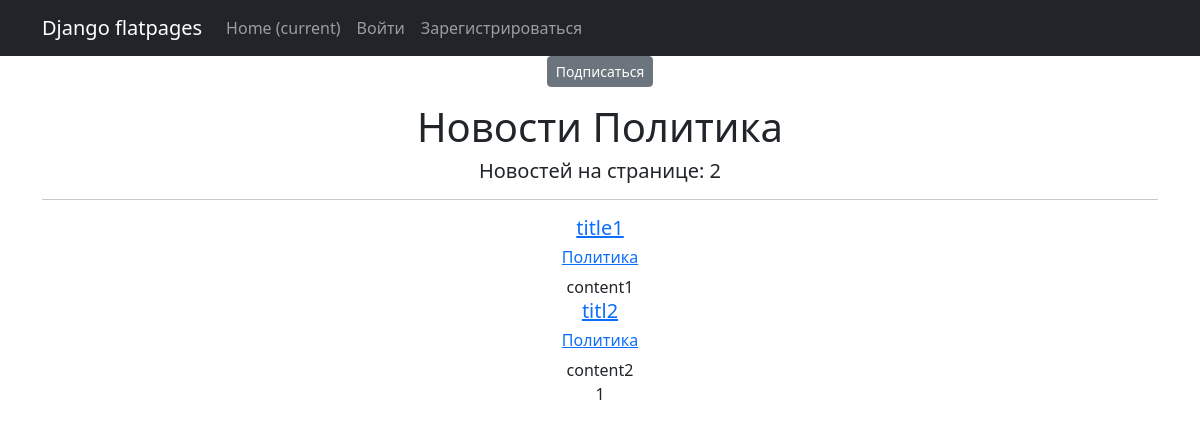
Page /categories/1 on the earlier database version.
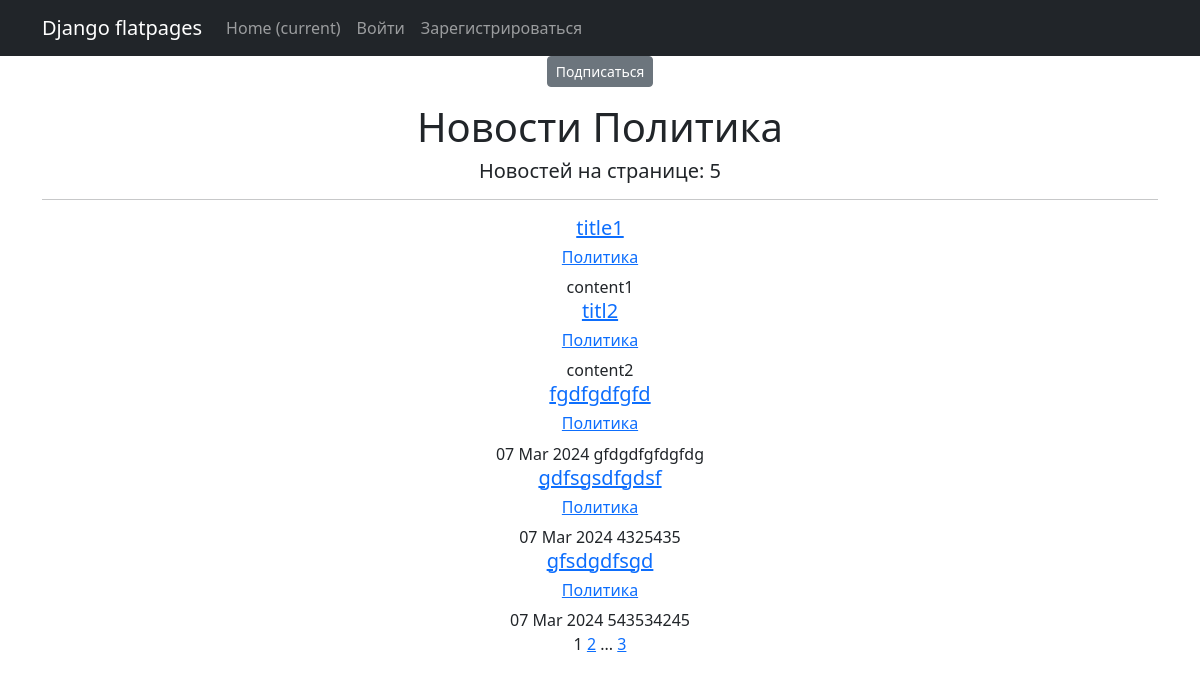
Same page on the later database version.
### simpleapp/models.py (models this page shows, shortened)
class Category(models.Model):
    category_name = models.CharField(unique=True, max_length=100)
    subscribers = models.ManyToManyField(User, blank=True)
    def __str__(self):
        return self.category_name

class Post(models.Model):
    article = 'AR'
    news = 'NE'
    POSITIONS = [
        (news, 'Новость'),
        (article, 'Статья')
    ]
    author = models.ForeignKey(Author, on_delete=models.CASCADE)
    choice = models.CharField(max_length=2, choices=POSITIONS, default=news)
    time_create = models.DateTimeField(auto_now_add=True)
    title = models.CharField(max_length=150)
    content = models.TextField()
    post_rating = models.IntegerField(default=0)
    category = models.ManyToManyField('Category', through='PostCategory', verbose_name='Категории')

### simpleapp/views.py (the view)
# urls.py: path('categories/<int:pk>', CategoryListView.as_view(), name='category_list'),
class CategoryListView(NewsList):
    model = Post
    template_name = 'news/category_list.html'
    context_object_name = 'category_news_list'
    def get_queryset(self):
        self.category = get_object_or_404(Category, id=self.kwargs['pk'])
        queryset = Post.objects.filter(category=self.category)
        return queryset
    def get_context_data(self, **kwargs):
        context = super().get_context_data(**kwargs)
        context['is_not_subscriber'] = self.request.user not in self.category.subscribers.all()
        context['category'] = self.category
        return context

### simpleapp/views.py (called while the page is built)
    def get_context_data(self, **kwargs):
        context = super().get_context_data(**kwargs)
        context['is_not_authors'] = not self.request.user.groups.filter(name='authors').exists()
        return context

### templates/news/category_list.html (shortened to what this page needs)
{% extends 'flatpages/default.html' %}
{% load custom_filters %}
{% block content %}
    {% if is_not_subscriber %}
        <p class="text-center"><a href="{% url 'subscribe' category.id %}" class="btn btn-secondary btn-sm">Подписаться</a></p>
    {% endif %}
    <h1>Новости {{ category }}</h1>
    <h5>Новостей на странице: {{ category_news_list|length }}</h5>
    <hr>
    {% if category_news_list %}
        {% for post in category_news_list %}
            <h5><a href="http://127.0.0.1:8000/news/{{ post.id }}">{{ post.title }}</a></h5>
            <h6><a href="{% url 'category_list' category.id %}">{{ category }}</a></h6>
            {{ post.time_create|date:'d M Y' }}
            {{ post.content|truncatewords:20 }}
        {% endfor %}
        <br>
    {% else %}
        <h2>Новостей пока нет!</h2>
    {% endif %}
    {{ page_obj.number }}
   {% if page_obj.has_next %}
       <a href="?page={{ page_obj.next_page_number }}">{{ page_obj.next_page_number }}</a>
       {% if paginator.num_pages != page_obj.next_page_number %}
           ...
           <a href="?page={{ page_obj.paginator.num_pages }}">{{ page_obj.paginator.num_pages }}</a>
       {% endif %}
   {% endif %}
{% endblock content %}

### templates/flatpages/default.html (shortened to what this page needs)
<!DOCTYPE html>
<html lang="en">
    <head>
        {% load static %}
        <link href="{% static 'css/styles.css' %}" rel="stylesheet" />
    </head>
    <body>
        <nav class="navbar navbar-expand-lg navbar-dark bg-dark static-top">
          <div class="container">
              <a class="navbar-brand" href="#">Django flatpages</a>
              <div class="collapse navbar-collapse" id="navbarResponsive">
                  <ul class="navbar-nav ml-auto">
                      <li class="nav-item active">
                          <a class="nav-link" href="/">Home
                              <span class="sr-only">(current)</span>
                          </a>
                      </li>
                  </ul>
                  {% if not user.is_authenticated %}
                  <ul class="navbar-nav ml-auto">
                      <li class="nav-item active">
                          <a class="nav-link" href="/sign/login">Войти</a>
                      </li>
                      <li class="nav-item active">
                          <a class="nav-link" href="/accounts/signup/">Зарегистрироваться</a>
                      </li>
                  </ul>
                  {% endif %}
              </div>
          </div>
        </nav>
        <div class="container">
            <div class="row">
                <div class="col-lg-12 text-center">
                    {% block content %}{% endblock content %}
                </div>
            </div>
        </div>
    </body>
</html>

Differences in the rows shown:
added Post: title "fgdfgdfgfd", {{ category }} "Политика", time_create "07 Mar 2024", content "gfdgdfgfdgfdg"
added Post: title "gdfsgsdfgdsf", {{ category }} "Политика", time_create "07 Mar 2024", content "4325435"
added Post: title "gfsdgdfsgd", {{ category }} "Политика", time_create "07 Mar 2024", content "543534245"
Other differences:
{{ category_news_list|length }}: "2" → "5"
{{ page_obj.next_page_number }}: (not shown) → "2"
{{ page_obj.paginator.num_pages }}: (not shown) → "3"
